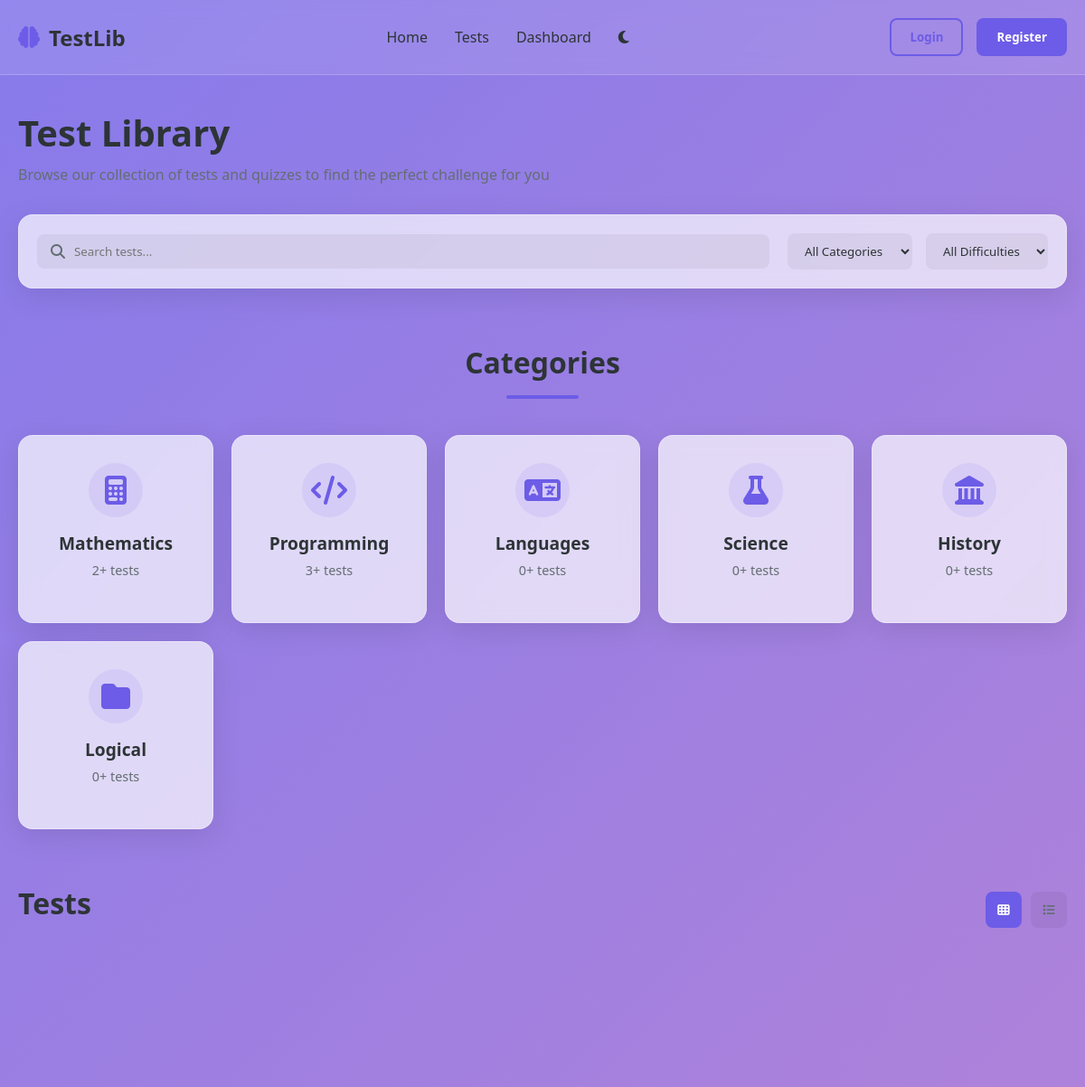
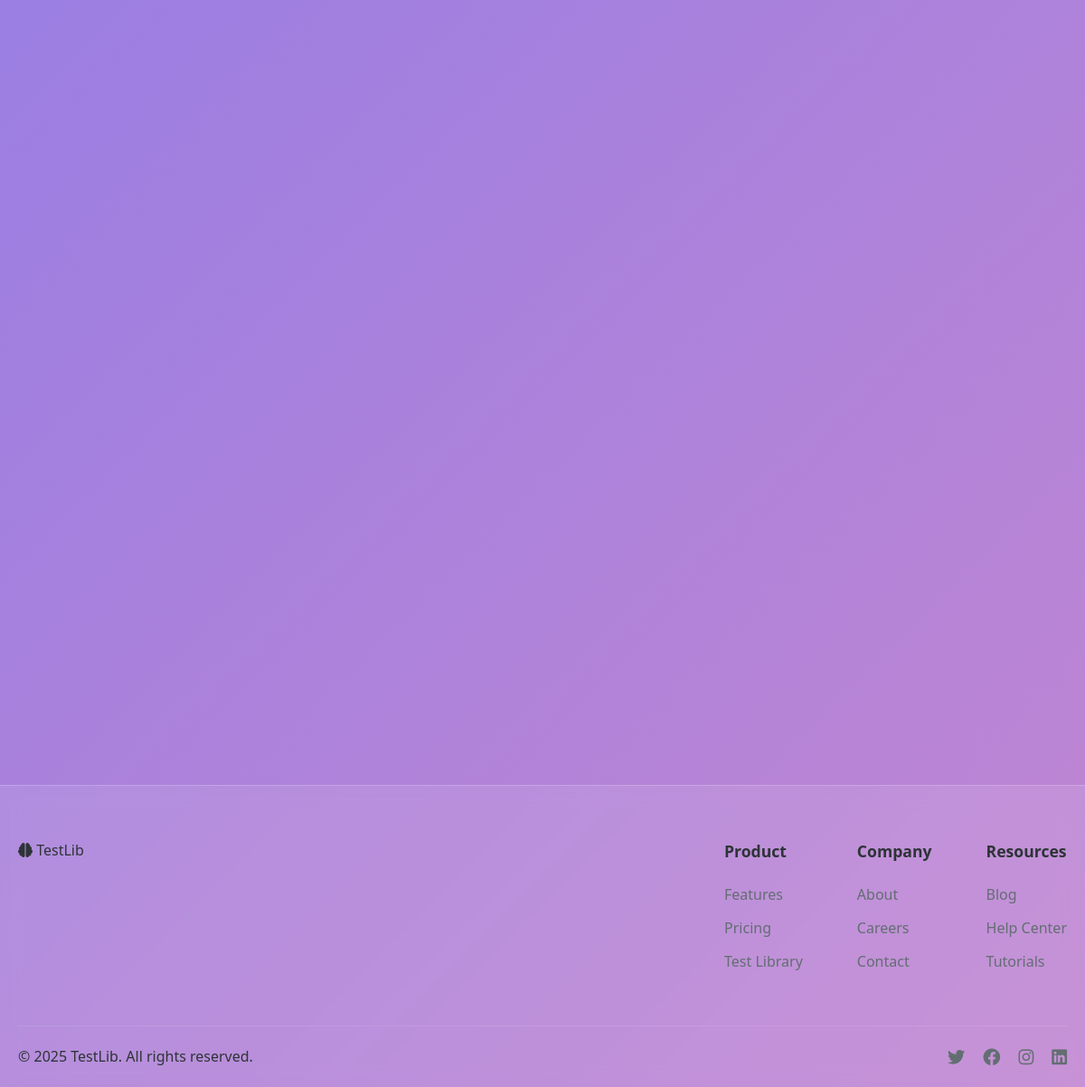
/tests, run on the app's committed database (2 pictures, top to bottom).
### main/models.py (models this page shows, shortened)
class Category(models.Model):
    name = models.CharField(max_length=50, unique=True)
    icon_class = models.CharField(max_length=100, default='fa fa-folder' ) # masalan: 'fa fa-code'
    class Meta:
        verbose_name = 'category'
        verbose_name_plural = 'categories'
    def test_count(self):
        return self.tests.count()

### main/views.py (the view)
# urls.py: path('tests', TestsView.as_view(), name='tests'),
class TestsView(View):
    def get(self, request):
        tests = Test.objects.all()
        categories = Category.objects.all()
        q = request.GET.get('q')
        category_id = request.GET.get('category')
        difficulty = request.GET.get('difficulty')
        if q:
            tests = tests.filter(title__icontains=q)
        if category_id:
            try:
                tests = tests.filter(category__id=int(category_id))
            except ValueError:
                pass
        if difficulty:
            tests = tests.filter(difficulty=difficulty)
        saved_tests = []
        if request.user.is_authenticated:
            saved_tests = list(SavedTest.objects.filter(user=request.user).values_list('test_id', flat=True))
        context = {
            'tests': tests,
            'categories': categories,
            'saved_tests': saved_tests,
        }
        print(saved_tests)
        return render(request, 'main/tests.html', context=context)

### main/models.py (called while the page is built)
    def question_count(self):
        return self.questions.count()

### main/templatetags/duration_filters.py (called while the page is built)
@register.filter
def duration_in_minutes(value):
    try:
        return int(value.total_seconds() // 60)
    except:
        return 0

### main/views.py (called while the page is built)
def get_today(request):
    today = datetime.date(datetime.today())
    return {'today': today}

### templates/main/tests.html (shortened to what this page needs)
{% extends 'base.html' %}
{% load static %}
{% load duration_filters %}
{% block content %}
    <main class="container">
        <section class="tests-header">
            <h1>Test Library</h1>
            <p>Browse our collection of tests and quizzes to find the perfect challenge for you</p>
            <form method="get" action="{% url 'main:tests' %}" class="search-filter glass-card">
                <div class="search-box">
                    <i class="fas fa-search"></i>
                    <input type="text" name="q" placeholder="Search tests..." value="{{ request.GET.q }}">
                </div>
                <div class="filter-options">
                    <select name="category" id="category-filter" onchange="this.form.submit()">
                        <option value="">All Categories</option>
                    </select>
                    <select name="difficulty" id="difficulty-filter" onchange="this.form.submit()">
                        <option value="">All Difficulties</option>
                    </select>
                </div>
            </form>
        </section>
        <section class="test-categories">
            <h2 class="section-title">Categories</h2>
            <div class="category-cards">
                {% for ctg in categories %}
                    <div class="category-card glass-card" data-category="programming">
                        <div class="category-icon">
                            <a href="{% url 'main:category' ctg.name %}"><i class="{{ ctg.icon_class }}"></i></a>
                        </div>
                        <h3>{{ ctg.name }}</h3>
                        <p>{{ ctg.test_count }}+ tests</p>
                    </div>
                {% endfor %}
            </div>
        </section>
        <section class="test-library">
            <div class="library-header">
                <h2>Tests</h2>
                <div class="view-options">
                    <button class="view-btn active" data-view="grid">
                        <i class="fas fa-th"></i>
                    </button>
                    <button class="view-btn" data-view="list">
                        <i class="fas fa-list"></i>
                    </button>
                </div>
            </div>
            <div class="test-grid" id="test-view">
            </div>
        </section>
    </main>
{% endblock content %}

### static/css/style.css (style rules this page uses)
:root { --primary-color: #6c5ce7; --primary-light: #a29bfe; --secondary-color: #fd79a8; --accent-color: #00cec9; --text-color: #2d3436; --text-light: #636e72; --bg-color: #f5f6fa; --card-bg: rgba(255, 255, 255, 0.7); --card-border: rgba(255, 255, 255, 0.3); --shadow-color: rgba(0, 0, 0, 0.1); --error-color: #d63031; --success-color: #00b894; }
* { margin: 0; padding: 0; box-sizing: border-box; font-family: 'Segoe UI', Tahoma, Geneva, Verdana, sans-serif; }
html { scroll-behavior: smooth; }
body { background-color: var(--bg-color); color: var(--text-color); transition: all 0.3s ease-in-out; min-height: 100vh; overflow-x: hidden; }
.container { width: 100%; max-width: 1200px; margin: 0 auto; padding: 0 20px; }
.glass-card { background: var(--card-bg); border-radius: 16px; backdrop-filter: blur(10px); -webkit-backdrop-filter: blur(10px); border: 1px solid var(--card-border); box-shadow: 0 8px 32px 0 var(--shadow-color); padding: 24px; transition: all 0.3s ease-in-out; }
h1, h2, h3, h4, h5, h6 { margin-bottom: 16px; font-weight: 700; }
h1 { font-size: 2.5rem; line-height: 1.2; }
h2 { font-size: 2rem; }
h3 { font-size: 1.5rem; }
p { margin-bottom: 16px; color: var(--text-light); line-height: 1.6; }
a { color: var(--primary-color); text-decoration: none; transition: all 0.3s ease; }
.section-title { text-align: center; margin: 60px 0 40px; position: relative; }
.section-title::after { content: ''; display: block; width: 80px; height: 4px; background: var(--primary-color); margin: 15px auto 0; border-radius: 2px; }

### static/css/tests.css (style rules this page uses)
.tests-header { margin: 40px 0 30px; }
.tests-header h1 { font-size: 2.5rem; margin-bottom: 10px; }
.tests-header p { margin-bottom: 30px; color: var(--text-light); }
.search-filter { display: flex; align-items: center; justify-content: space-between; padding: 20px; margin-bottom: 40px; flex-wrap: wrap; gap: 20px; }
.search-box { display: flex; align-items: center; background-color: rgba(0, 0, 0, 0.05); border-radius: 8px; padding: 10px 15px; flex: 1; min-width: 300px; }
.search-box i { color: var(--text-light); margin-right: 10px; }
.search-box input { border: none; background: none; outline: none; width: 100%; color: var(--text-color); }
.filter-options { display: flex; gap: 15px; }
.filter-options select { padding: 10px 15px; border-radius: 8px; border: none; background-color: rgba(0, 0, 0, 0.05); color: var(--text-color); cursor: pointer; outline: none; }
.category-cards { display: grid; grid-template-columns: repeat(auto-fit, minmax(200px, 1fr)); gap: 20px; margin-bottom: 60px; }
.category-card { display: flex; flex-direction: column; align-items: center; padding: 30px 20px; text-align: center; cursor: pointer; transition: all 0.3s ease; }
.category-icon { font-size: 2rem; color: var(--primary-color); margin-bottom: 15px; width: 60px; height: 60px; display: flex; align-items: center; justify-content: center; background-color: rgba(108, 92, 231, 0.1); border-radius: 50%; }
.category-card h3 { font-size: 1.2rem; margin-bottom: 5px; }
.category-card p { font-size: 0.9rem; color: var(--text-light); }
.library-header { display: flex; justify-content: space-between; align-items: center; margin-bottom: 30px; }
.view-options { display: flex; gap: 10px; }
.view-btn { width: 40px; height: 40px; border-radius: 8px; border: none; background-color: rgba(0, 0, 0, 0.05); color: var(--text-light); cursor: pointer; display: flex; align-items: center; justify-content: center; }
.view-btn.active { background-color: var(--primary-color); color: white; }
.test-grid { display: grid; grid-template-columns: repeat(auto-fill, minmax(300px, 1fr)); gap: 30px; margin-bottom: 40px; }

### data on the page
Category: name "Mathematics", test_count "2"
Category: name "Programming", test_count "3"
Category: name "Languages", test_count "0"
Category: name "Science", test_count "0"
Category: name "History", test_count "0"
Category: name "Logical", test_count "0"
